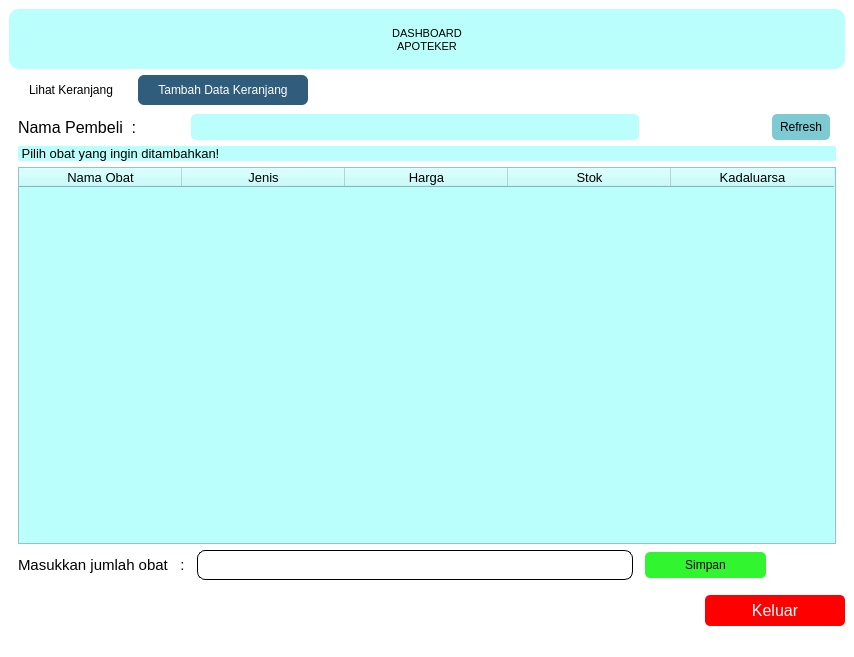
<?xml version="1.0" encoding="UTF-8"?>
<ui version="4.0">
 <class>MainWindow</class>
 <widget class="QMainWindow" name="MainWindow">
  <property name="geometry">
   <rect>
    <x>0</x>
    <y>0</y>
    <width>854</width>
    <height>657</height>
   </rect>
  </property>
  <property name="minimumSize">
   <size>
    <width>0</width>
    <height>0</height>
   </size>
  </property>
  <property name="windowTitle">
   <string>MainWindow</string>
  </property>
  <property name="styleSheet">
   <string notr="true">background-color: rgb(255, 255, 255);</string>
  </property>
  <widget class="QWidget" name="centralwidget">
   <layout class="QVBoxLayout" name="verticalLayout">
    <item>
     <widget class="QTextBrowser" name="textBrowser">
      <property name="sizePolicy">
       <sizepolicy hsizetype="Expanding" vsizetype="Expanding">
        <horstretch>0</horstretch>
        <verstretch>0</verstretch>
       </sizepolicy>
      </property>
      <property name="maximumSize">
       <size>
        <width>16777215</width>
        <height>60</height>
       </size>
      </property>
      <property name="styleSheet">
       <string notr="true">background-color: rgb(187, 255, 253);
border-radius: 10px;</string>
      </property>
      <property name="html">
       <string>&lt;!DOCTYPE HTML PUBLIC &quot;-//W3C//DTD HTML 4.0//EN&quot; &quot;http://www.w3.org/TR/REC-html40/strict.dtd&quot;&gt;
&lt;html&gt;&lt;head&gt;&lt;meta name=&quot;qrichtext&quot; content=&quot;1&quot; /&gt;&lt;meta charset=&quot;utf-8&quot; /&gt;&lt;style type=&quot;text/css&quot;&gt;
p, li { white-space: pre-wrap; }
hr { height: 1px; border-width: 0; }
li.unchecked::marker { content: &quot;\2610&quot;; }
li.checked::marker { content: &quot;\2612&quot;; }
&lt;/style&gt;&lt;/head&gt;&lt;body style=&quot; font-family:'Segoe UI'; font-size:9pt; font-weight:400; font-style:normal;&quot;&gt;
&lt;p align=&quot;center&quot; style=&quot;-qt-paragraph-type:empty; margin-top:0px; margin-bottom:0px; margin-left:0px; margin-right:0px; -qt-block-indent:0; text-indent:0px;&quot;&gt;&lt;br /&gt;&lt;/p&gt;
&lt;p align=&quot;center&quot; style=&quot; margin-top:0px; margin-bottom:0px; margin-left:0px; margin-right:0px; -qt-block-indent:0; text-indent:0px;&quot;&gt;&lt;span style=&quot; font-size:8pt;&quot;&gt;DASHBOARD&lt;/span&gt;&lt;/p&gt;
&lt;p align=&quot;center&quot; style=&quot; margin-top:0px; margin-bottom:0px; margin-left:0px; margin-right:0px; -qt-block-indent:0; text-indent:0px;&quot;&gt;&lt;span style=&quot; font-size:8pt;&quot;&gt;APOTEKER&lt;/span&gt;&lt;/p&gt;&lt;/body&gt;&lt;/html&gt;</string>
      </property>
     </widget>
    </item>
    <item>
     <widget class="QTabWidget" name="tabWidget">
      <property name="maximumSize">
       <size>
        <width>16777215</width>
        <height>16777215</height>
       </size>
      </property>
      <property name="font">
       <font>
        <pointsize>9</pointsize>
       </font>
      </property>
      <property name="styleSheet">
       <string notr="true">QTabBar::tab{
 background-color: rgb(255, 255, 255); 
padding: 8px 20px; 
border-radius: 6px; 
margin-right: 5px; }

 QTabBar::tab:selected { 
background-color: rgb(48, 93, 124); 
color: rgb(255, 255, 255); 
}
 QTabWidget::pane { 
border: none; /* samakan dengan QWidget */ 
background-color: rgb(125, 202, 211); 
}</string>
      </property>
      <property name="currentIndex">
       <number>1</number>
      </property>
      <widget class="QWidget" name="tab">
       <attribute name="title">
        <string>Lihat Keranjang</string>
       </attribute>
       <layout class="QVBoxLayout" name="verticalLayout_2">
        <item>
         <widget class="QTableWidget" name="tableWidget">
          <property name="styleSheet">
           <string notr="true">background-color: rgb(187, 255, 253);</string>
          </property>
          <attribute name="horizontalHeaderDefaultSectionSize">
           <number>163</number>
          </attribute>
          <column>
           <property name="text">
            <string>Keranjang ID</string>
           </property>
          </column>
          <column>
           <property name="text">
            <string>Nama Pembeli</string>
           </property>
          </column>
          <column>
           <property name="text">
            <string>Total Harga</string>
           </property>
          </column>
          <column>
           <property name="text">
            <string>Status</string>
           </property>
          </column>
          <column>
           <property name="text">
            <string>Apoteker</string>
           </property>
          </column>
         </widget>
        </item>
        <item>
         <layout class="QGridLayout" name="gridLayout_3">
          <item row="1" column="3">
           <widget class="QPushButton" name="pushButton_refresh_2">
            <property name="styleSheet">
             <string notr="true">QPushButton { 
background-color: rgb(125, 202, 211);
border-radius:5px;
	border-radius: 5px;
padding: 6px 8px; 
}

/* Saat kursor hover */
QPushButton:hover {
     /* warna saat hover */
	color: rgb(255, 255, 255);
	background-color: rgb(36, 79, 124);
}

/* Saat tombol ditekan */
QPushButton:pressed {
     /* warna saat ditekan */
	color: rgb(255, 255, 255);
	background-color: rgb(36, 79, 124);
}
</string>
            </property>
            <property name="text">
             <string>Refresh</string>
            </property>
           </widget>
          </item>
          <item row="1" column="5">
           <widget class="QPushButton" name="pushButton_buatKeranjang">
            <property name="styleSheet">
             <string notr="true">QPushButton { 
		background-color: rgb(85, 255, 0);
	border-radius: 5px;
padding: 6px 8px; 
}

/* Saat kursor hover */
QPushButton:hover {
     /* warna saat hover */
	background-color: rgb(85, 255, 127);
    color: black;
}

/* Saat tombol ditekan */
QPushButton:pressed {
     /* warna saat ditekan */
		background-color: rgb(85, 255, 127);
    color: black;
}

</string>
            </property>
            <property name="text">
             <string>Buat Keranjang</string>
            </property>
           </widget>
          </item>
          <item row="1" column="6">
           <widget class="QPushButton" name="pushButton_kirimKasir">
            <property name="styleSheet">
             <string notr="true">QPushButton { 
background-color: rgb(255, 255, 0);	
	border-radius: 5px;
padding: 6px 8px; 
}

/* Saat kursor hover */
QPushButton:hover {
     /* warna saat hover */
	background-color: rgb(255, 255, 127);
    color: black;
}

/* Saat tombol ditekan */
QPushButton:pressed {
     /* warna saat ditekan */
	background-color: rgb(255, 255, 127);
    color: black;
}</string>
            </property>
            <property name="text">
             <string>Kirim Kasir</string>
            </property>
           </widget>
          </item>
          <item row="1" column="4">
           <widget class="QPushButton" name="pushButton_lihatDetail">
            <property name="styleSheet">
             <string notr="true">QPushButton { 
background-color: rgb(125, 202, 211);
border-radius:5px;
	border-radius: 5px;
padding: 6px 8px; 
}

/* Saat kursor hover */
QPushButton:hover {
     /* warna saat hover */
	color: rgb(255, 255, 255);
	background-color: rgb(36, 79, 124);
}

/* Saat tombol ditekan */
QPushButton:pressed {
     /* warna saat ditekan */
	color: rgb(255, 255, 255);
	background-color: rgb(36, 79, 124);
}
</string>
            </property>
            <property name="text">
             <string>Lihat Detail</string>
            </property>
           </widget>
          </item>
          <item row="1" column="1">
           <widget class="QPushButton" name="pushButton_editKeranjang">
            <property name="styleSheet">
             <string notr="true">QPushButton { 
background-color: rgb(125, 202, 211);
border-radius:5px;
	border-radius: 5px;
padding: 6px 8px; 
}

/* Saat kursor hover */
QPushButton:hover {
     /* warna saat hover */
	color: rgb(255, 255, 255);
	background-color: rgb(36, 79, 124);
}

/* Saat tombol ditekan */
QPushButton:pressed {
     /* warna saat ditekan */
	color: rgb(255, 255, 255);
	background-color: rgb(36, 79, 124);
}
</string>
            </property>
            <property name="text">
             <string>Edit Keranjang</string>
            </property>
           </widget>
          </item>
          <item row="1" column="0">
           <widget class="QPushButton" name="pushButton_hapusKeranjang">
            <property name="styleSheet">
             <string notr="true">QPushButton { 
border-radius: 5px;
padding: 6px 8px; 
	background-color: rgb(255, 0, 0);
    color: white;
}

/* Saat kursor hover */
QPushButton:hover {
     /* warna saat hover */
background-color:rgb(213, 0, 0);
	color: white;
}

/* Saat tombol ditekan */
QPushButton:pressed {
     /* warna saat ditekan */
background-color: rgb(213, 0, 0);
	color: white;
}</string>
            </property>
            <property name="text">
             <string>Hapus Keranjang</string>
            </property>
           </widget>
          </item>
         </layout>
        </item>
        <item alignment="Qt::AlignHCenter">
         <widget class="QPushButton" name="pushButton_batalKeranjang">
          <property name="sizePolicy">
           <sizepolicy hsizetype="Preferred" vsizetype="Fixed">
            <horstretch>0</horstretch>
            <verstretch>0</verstretch>
           </sizepolicy>
          </property>
          <property name="styleSheet">
           <string notr="true">QPushButton { 
	background-color: rgb(255, 0, 0);
color: rgb(255, 255, 255);
border-radius: 5px;
padding: 10px 20px;
}

/* Saat kursor hover */
QPushButton:hover {
     /* warna saat hover */
	
	background-color: rgb(190, 0, 0);
    color: white;
}

/* Saat tombol ditekan */
QPushButton:pressed {
     /* warna saat ditekan */
	
	background-color: rgb(190, 0, 0);
    color: white;
}</string>
          </property>
          <property name="text">
           <string>Batalkan Keranjang</string>
          </property>
         </widget>
        </item>
       </layout>
      </widget>
      <widget class="QWidget" name="tab_2">
       <attribute name="title">
        <string>Tambah Data Keranjang</string>
       </attribute>
       <layout class="QGridLayout" name="gridLayout">
        <item row="8" column="4">
         <widget class="QPushButton" name="pushButton_simpan">
          <property name="maximumSize">
           <size>
            <width>700</width>
            <height>16777215</height>
           </size>
          </property>
          <property name="styleSheet">
           <string notr="true">QPushButton { 
background-color: rgb(49, 245, 46);
	border-radius: 5px;
padding: 6px 40px; 
}

/* Saat kursor hover */
QPushButton:hover {
     /* warna saat hover */
	background-color: rgb(85, 255, 127);
    color: black;
}

/* Saat tombol ditekan */
QPushButton:pressed {
     /* warna saat ditekan */
		background-color: rgb(85, 255, 127);
    color: black;
}

</string>
          </property>
          <property name="text">
           <string>Simpan</string>
          </property>
         </widget>
        </item>
        <item row="0" column="5">
         <widget class="QPushButton" name="pushButton_refresh">
          <property name="styleSheet">
           <string notr="true">QPushButton { 
background-color: rgb(125, 202, 211);
border-radius:5px;
	border-radius: 5px;
padding: 6px 8px; 
}

/* Saat kursor hover */
QPushButton:hover {
     /* warna saat hover */
	color: rgb(255, 255, 255);
	background-color: rgb(36, 79, 124);
}

/* Saat tombol ditekan */
QPushButton:pressed {
     /* warna saat ditekan */
	color: rgb(255, 255, 255);
	background-color: rgb(36, 79, 124);
}
</string>
          </property>
          <property name="text">
           <string>Refresh</string>
          </property>
         </widget>
        </item>
        <item row="8" column="2">
         <widget class="QLineEdit" name="lineEdit_jumlahObat">
          <property name="styleSheet">
           <string notr="true">background-color: rgb(255, 255, 255);
border-radius: 8px;
padding: 6px 8px; 
border: 1px solid black;</string>
          </property>
         </widget>
        </item>
        <item row="6" column="0" colspan="7">
         <widget class="QTableWidget" name="tableWidget_2">
          <property name="styleSheet">
           <string notr="true">background-color: rgb(187, 255, 253);</string>
          </property>
          <attribute name="horizontalHeaderDefaultSectionSize">
           <number>163</number>
          </attribute>
          <column>
           <property name="text">
            <string>Nama Obat</string>
           </property>
           <property name="font">
            <font>
             <pointsize>10</pointsize>
            </font>
           </property>
          </column>
          <column>
           <property name="text">
            <string>Jenis</string>
           </property>
           <property name="font">
            <font>
             <pointsize>10</pointsize>
            </font>
           </property>
          </column>
          <column>
           <property name="text">
            <string>Harga</string>
           </property>
           <property name="font">
            <font>
             <pointsize>10</pointsize>
            </font>
           </property>
          </column>
          <column>
           <property name="text">
            <string>Stok</string>
           </property>
           <property name="font">
            <font>
             <pointsize>10</pointsize>
            </font>
           </property>
          </column>
          <column>
           <property name="text">
            <string>Kadaluarsa</string>
           </property>
           <property name="font">
            <font>
             <pointsize>10</pointsize>
            </font>
           </property>
          </column>
         </widget>
        </item>
        <item row="0" column="0">
         <widget class="QLabel" name="label">
          <property name="maximumSize">
           <size>
            <width>450</width>
            <height>16777215</height>
           </size>
          </property>
          <property name="font">
           <font>
            <pointsize>12</pointsize>
           </font>
          </property>
          <property name="styleSheet">
           <string notr="true">background-color: rgb(255, 255, 255);</string>
          </property>
          <property name="text">
           <string>Nama Pembeli  :</string>
          </property>
         </widget>
        </item>
        <item row="0" column="1" colspan="3">
         <widget class="QLabel" name="label_2">
          <property name="sizePolicy">
           <sizepolicy hsizetype="Preferred" vsizetype="Preferred">
            <horstretch>0</horstretch>
            <verstretch>0</verstretch>
           </sizepolicy>
          </property>
          <property name="minimumSize">
           <size>
            <width>0</width>
            <height>0</height>
           </size>
          </property>
          <property name="maximumSize">
           <size>
            <width>780</width>
            <height>16777215</height>
           </size>
          </property>
          <property name="styleSheet">
           <string notr="true">background-color: rgb(187, 255, 253);
border-radius: 5px;
padding: 6px 8px;</string>
          </property>
          <property name="text">
           <string/>
          </property>
         </widget>
        </item>
        <item row="8" column="0">
         <widget class="QLabel" name="label_8">
          <property name="font">
           <font>
            <pointsize>11</pointsize>
           </font>
          </property>
          <property name="styleSheet">
           <string notr="true">background-color: rgb(255, 255, 255);</string>
          </property>
          <property name="text">
           <string>Masukkan jumlah obat   :</string>
          </property>
         </widget>
        </item>
        <item row="5" column="0" colspan="7">
         <widget class="QLabel" name="label_3">
          <property name="maximumSize">
           <size>
            <width>16777215</width>
            <height>120</height>
           </size>
          </property>
          <property name="font">
           <font>
            <pointsize>10</pointsize>
           </font>
          </property>
          <property name="styleSheet">
           <string notr="true">background-color: rgb(187, 255, 253);
border-radius: 2px;
</string>
          </property>
          <property name="text">
           <string> Pilih obat yang ingin ditambahkan!</string>
          </property>
         </widget>
        </item>
       </layout>
      </widget>
     </widget>
    </item>
    <item alignment="Qt::AlignRight">
     <widget class="QPushButton" name="pushButton_keluar">
      <property name="maximumSize">
       <size>
        <width>240</width>
        <height>16777215</height>
       </size>
      </property>
      <property name="font">
       <font>
        <family>Segoe UI</family>
        <pointsize>12</pointsize>
        <italic>false</italic>
        <bold>false</bold>
       </font>
      </property>
      <property name="styleSheet">
       <string notr="true">QPushButton { 
border-radius: 5px;
padding: 6px 20px;
    min-width: 100px;
    max-width: 200px;
	background-color: rgb(255, 0, 0);
    color: white;
}

/* Saat kursor hover */
QPushButton:hover {
     /* warna saat hover */
background-color:rgb(213, 0, 0);
	color: white;
}

/* Saat tombol ditekan */
QPushButton:pressed {
     /* warna saat ditekan */
background-color: rgb(213, 0, 0);
	color: white;
}</string>
      </property>
      <property name="text">
       <string>Keluar</string>
      </property>
     </widget>
    </item>
   </layout>
  </widget>
  <widget class="QMenuBar" name="menubar">
   <property name="geometry">
    <rect>
     <x>0</x>
     <y>0</y>
     <width>854</width>
     <height>22</height>
    </rect>
   </property>
  </widget>
  <widget class="QStatusBar" name="statusbar"/>
 </widget>
 <resources>
  <include location="frontend/logo-apotek.qrc"/>
 </resources>
 <connections/>
</ui>
